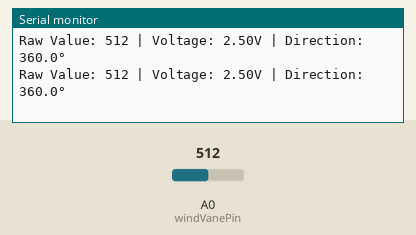
Bench run of a sketch on a simulated Arduino Uno, built with avr-gcc and run on an emulated ATmega328P. Parts: the last lines printed to the serial monitor. The inputs (shaded band) are chosen by the test bench; at power-on: A0 (windVanePin) = 512.

Above: at 3.2 s.
3.3 s: A0 (windVanePin) set to 350
At 3.9 s:
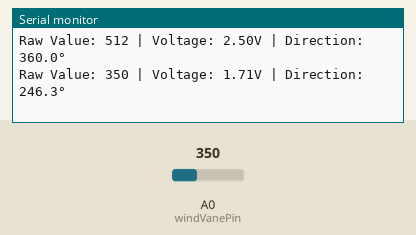
4.8 s: A0 (windVanePin) set to 370
At 5.4 s:
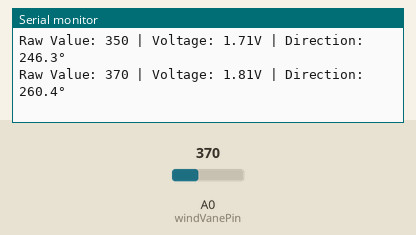
Timing chart, 0 to 7.8 s (numbered marks = the images above; inputs shaded):
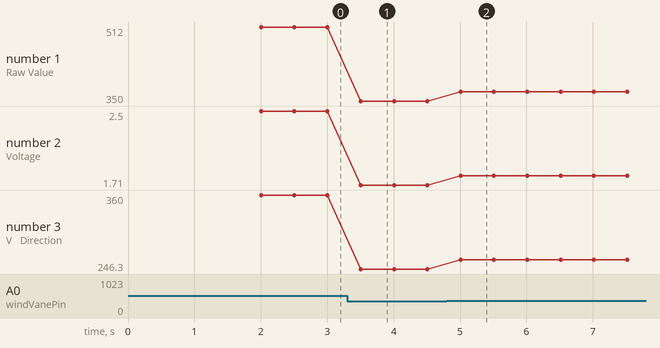

Measured:
- after the input at 3.3 s, the serial monitor: prints a new line after 0.21 s (image 1)
- after the input at 4.8 s, the serial monitor: prints a new line after 0.21 s (image 2)
- plotted number 1: 512 → 350 after the input at 3.3 s, 350 → 370 after the input at 4.8 s
- plotted number 2: 2.5 → 1.71 after the input at 3.3 s, 1.71 → 1.81 after the input at 4.8 s
- plotted number 3: 360 → 246.3 after the input at 3.3 s, 246.3 → 260.4 after the input at 4.8 s

The sketch:

wind_direction_sensor.ino
```cpp
const int windVanePin = A0;

void setup() {
  Serial.begin(115200);
  delay(2000);
  Serial.println("CYC-FX1 Wind Direction Sensor Test");
}

void loop() {
  // Read analog value (0-1023)
  int sensorValue = analogRead(windVanePin);

  // Convert to voltage (0-5V scale, but sensor outputs 0-2.5V)
  float voltage = sensorValue * (5.0 / 1023.0);

  // Convert to degrees (0-360)
  // Since sensor outputs 0-2.5V for 0-360°, we scale accordingly
  float direction = (voltage / 2.5) * 360.0;

  // Keep direction in 0-360 range
  if (direction < 0) direction = 0;
  if (direction > 360) direction = 360;

  Serial.print("Raw Value: ");
  Serial.print(sensorValue);
  Serial.print(" | Voltage: ");
  Serial.print(voltage, 2);
  Serial.print("V | Direction: ");
  Serial.print(direction, 1);
  Serial.println("°");

  delay(500);
}
```
